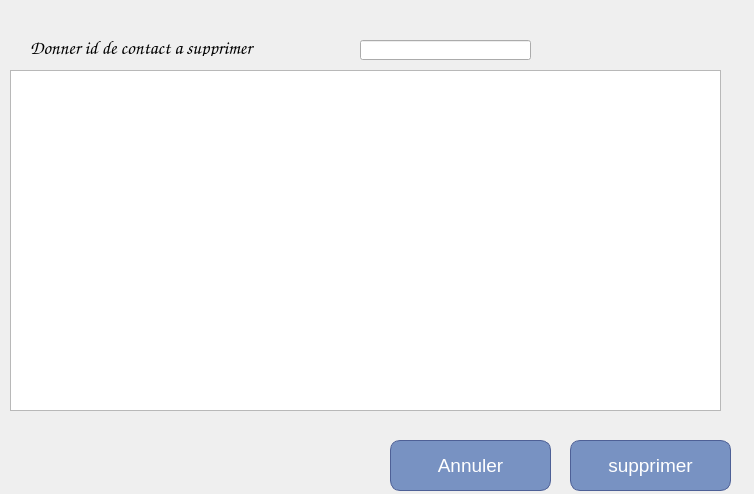
<?xml version="1.0" encoding="UTF-8"?>
<ui version="4.0">
 <class>supprimer</class>
 <widget class="QDialog" name="supprimer">
  <property name="geometry">
   <rect>
    <x>0</x>
    <y>0</y>
    <width>754</width>
    <height>494</height>
   </rect>
  </property>
  <property name="windowTitle">
   <string>Dialog</string>
  </property>
  <widget class="QLabel" name="label">
   <property name="geometry">
    <rect>
     <x>30</x>
     <y>40</y>
     <width>321</width>
     <height>16</height>
    </rect>
   </property>
   <property name="font">
    <font>
     <family>Comic Sans MS</family>
     <pointsize>14</pointsize>
    </font>
   </property>
   <property name="text">
    <string>Donner id de contact a supprimer</string>
   </property>
  </widget>
  <widget class="QLineEdit" name="lineEdit">
   <property name="geometry">
    <rect>
     <x>360</x>
     <y>40</y>
     <width>171</width>
     <height>20</height>
    </rect>
   </property>
  </widget>
  <widget class="QTableView" name="tableView">
   <property name="geometry">
    <rect>
     <x>10</x>
     <y>70</y>
     <width>711</width>
     <height>341</height>
    </rect>
   </property>
  </widget>
  <widget class="QPushButton" name="pushButton">
   <property name="geometry">
    <rect>
     <x>390</x>
     <y>440</y>
     <width>161</width>
     <height>51</height>
    </rect>
   </property>
   <property name="font">
    <font>
     <family>Arial</family>
     <pointsize>-1</pointsize>
     <underline>false</underline>
     <strikeout>false</strikeout>
    </font>
   </property>
   <property name="styleSheet">
    <string notr="true">	box-shadow: 0px 0px 0px 2px #9fb4f2;
	background:linear-gradient(to bottom, #7892c2 5%, #476e9e 100%);
	background-color:#7892c2;
	border-radius:10px;
	border:1px solid #4e6096;
	display:inline-block;
	cursor:pointer;
	color:#ffffff;
	font-family:Arial;
	font-size:19px;
	padding:12px 37px;
	text-decoration:none;
	text-shadow:0px 1px 0px #283966;</string>
   </property>
   <property name="text">
    <string>Annuler</string>
   </property>
  </widget>
  <widget class="QPushButton" name="pushButton_2">
   <property name="geometry">
    <rect>
     <x>570</x>
     <y>440</y>
     <width>161</width>
     <height>51</height>
    </rect>
   </property>
   <property name="font">
    <font>
     <family>Arial</family>
     <pointsize>-1</pointsize>
     <underline>false</underline>
     <strikeout>false</strikeout>
    </font>
   </property>
   <property name="styleSheet">
    <string notr="true">	box-shadow: 0px 0px 0px 2px #9fb4f2;
	background:linear-gradient(to bottom, #7892c2 5%, #476e9e 100%);
	background-color:#7892c2;
	border-radius:10px;
	border:1px solid #4e6096;
	display:inline-block;
	cursor:pointer;
	color:#ffffff;
	font-family:Arial;
	font-size:19px;
	padding:12px 37px;
	text-decoration:none;
	text-shadow:0px 1px 0px #283966;</string>
   </property>
   <property name="text">
    <string>supprimer</string>
   </property>
  </widget>
 </widget>
 <resources/>
 <connections>
  <connection>
   <sender>pushButton</sender>
   <signal>clicked()</signal>
   <receiver>supprimer</receiver>
   <slot>reject()</slot>
   <hints>
    <hint type="sourcelabel">
     <x>582</x>
     <y>461</y>
    </hint>
    <hint type="destinationlabel">
     <x>514</x>
     <y>509</y>
    </hint>
   </hints>
  </connection>
 </connections>
</ui>
